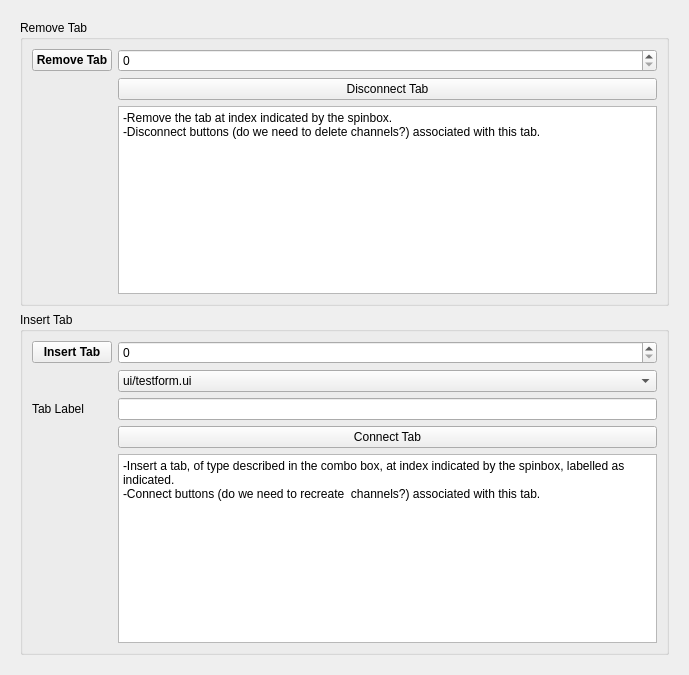
<?xml version="1.0" encoding="UTF-8"?>
<ui version="4.0">
 <class>buttonform</class>
 <widget class="QWidget" name="buttonform">
  <property name="geometry">
   <rect>
    <x>0</x>
    <y>0</y>
    <width>689</width>
    <height>675</height>
   </rect>
  </property>
  <property name="windowTitle">
   <string>Form</string>
  </property>
  <layout class="QVBoxLayout" name="verticalLayout">
   <item>
    <layout class="QHBoxLayout" name="horizontalLayout_2">
     <item>
      <widget class="QWidget" name="widget" native="true">
       <layout class="QVBoxLayout" name="verticalLayout_2">
        <item>
         <widget class="QGroupBox" name="grBoxRemove">
          <property name="title">
           <string>Remove Tab</string>
          </property>
          <layout class="QFormLayout" name="formLayout">
           <item row="0" column="0">
            <widget class="QPushButton" name="btTabRem">
             <property name="font">
              <font>
               <weight>75</weight>
               <bold>true</bold>
              </font>
             </property>
             <property name="text">
              <string>Remove Tab</string>
             </property>
             <property name="checkable">
              <bool>false</bool>
             </property>
             <property name="autoExclusive">
              <bool>false</bool>
             </property>
            </widget>
           </item>
           <item row="0" column="1">
            <widget class="QSpinBox" name="sBindexR"/>
           </item>
           <item row="1" column="1">
            <widget class="QPushButton" name="btdisconnTab">
             <property name="text">
              <string>Disconnect Tab</string>
             </property>
            </widget>
           </item>
           <item row="2" column="1">
            <widget class="QPlainTextEdit" name="plainTextInstrRemove">
             <property name="readOnly">
              <bool>true</bool>
             </property>
             <property name="plainText">
              <string>-Remove the tab at index indicated by the spinbox.
-Disconnect buttons (do we need to delete channels?) associated with this tab.</string>
             </property>
            </widget>
           </item>
          </layout>
         </widget>
        </item>
        <item>
         <widget class="QGroupBox" name="grBoxInsert">
          <property name="title">
           <string>Insert Tab</string>
          </property>
          <layout class="QFormLayout" name="formLayout_2">
           <item row="0" column="0">
            <widget class="QPushButton" name="btTabAdd">
             <property name="font">
              <font>
               <weight>75</weight>
               <bold>true</bold>
              </font>
             </property>
             <property name="text">
              <string>Insert Tab</string>
             </property>
             <property name="checkable">
              <bool>false</bool>
             </property>
             <property name="checked">
              <bool>false</bool>
             </property>
             <property name="autoExclusive">
              <bool>false</bool>
             </property>
            </widget>
           </item>
           <item row="0" column="1">
            <widget class="QSpinBox" name="sBindexI"/>
           </item>
           <item row="1" column="1">
            <widget class="QComboBox" name="cBnames">
             <item>
              <property name="text">
               <string>ui/testform.ui</string>
              </property>
             </item>
             <item>
              <property name="text">
               <string>ui/plotform.ui</string>
              </property>
             </item>
            </widget>
           </item>
           <item row="2" column="0">
            <widget class="QLabel" name="label">
             <property name="text">
              <string>Tab Label</string>
             </property>
            </widget>
           </item>
           <item row="2" column="1">
            <widget class="QLineEdit" name="texElabel">
             <property name="sizePolicy">
              <sizepolicy hsizetype="Expanding" vsizetype="Expanding">
               <horstretch>0</horstretch>
               <verstretch>0</verstretch>
              </sizepolicy>
             </property>
            </widget>
           </item>
           <item row="3" column="1">
            <widget class="QPushButton" name="btconnectTab">
             <property name="text">
              <string>Connect Tab</string>
             </property>
            </widget>
           </item>
           <item row="4" column="1">
            <widget class="QPlainTextEdit" name="plainTextInstrInsert">
             <property name="readOnly">
              <bool>true</bool>
             </property>
             <property name="plainText">
              <string>-Insert a tab, of type described in the combo box, at index indicated by the spinbox, labelled as indicated.
-Connect buttons (do we need to recreate  channels?) associated with this tab.</string>
             </property>
            </widget>
           </item>
          </layout>
         </widget>
        </item>
       </layout>
      </widget>
     </item>
    </layout>
   </item>
  </layout>
 </widget>
 <resources/>
 <connections/>
</ui>
